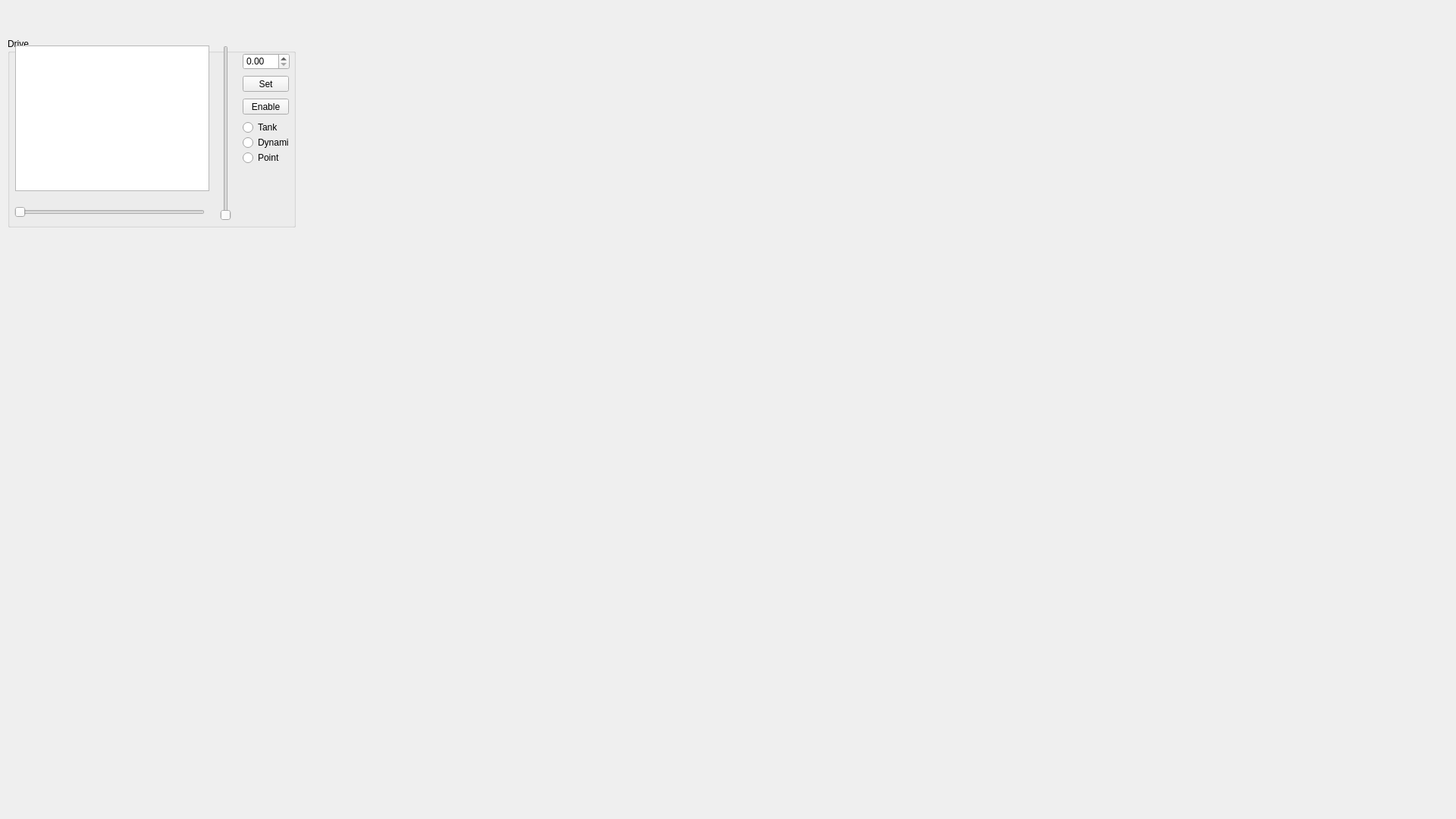
<?xml version="1.0" encoding="UTF-8"?>
<ui version="4.0">
 <class>MainWindow</class>
 <widget class="QMainWindow" name="MainWindow">
  <property name="geometry">
   <rect>
    <x>0</x>
    <y>0</y>
    <width>1920</width>
    <height>1080</height>
   </rect>
  </property>
  <property name="sizePolicy">
   <sizepolicy hsizetype="Minimum" vsizetype="Minimum">
    <horstretch>0</horstretch>
    <verstretch>0</verstretch>
   </sizepolicy>
  </property>
  <property name="minimumSize">
   <size>
    <width>1920</width>
    <height>1080</height>
   </size>
  </property>
  <property name="baseSize">
   <size>
    <width>1920</width>
    <height>1080</height>
   </size>
  </property>
  <property name="windowTitle">
   <string>MainWindow</string>
  </property>
  <widget class="QWidget" name="centralwidget">
   <widget class="QGroupBox" name="DriveSection">
    <property name="geometry">
     <rect>
      <x>10</x>
      <y>50</y>
      <width>380</width>
      <height>250</height>
     </rect>
    </property>
    <property name="sizePolicy">
     <sizepolicy hsizetype="Fixed" vsizetype="Fixed">
      <horstretch>0</horstretch>
      <verstretch>0</verstretch>
     </sizepolicy>
    </property>
    <property name="maximumSize">
     <size>
      <width>500</width>
      <height>250</height>
     </size>
    </property>
    <property name="acceptDrops">
     <bool>false</bool>
    </property>
    <property name="styleSheet">
     <string notr="true">border-color: rgb(85, 255, 255);</string>
    </property>
    <property name="title">
     <string>Drive</string>
    </property>
    <property name="flat">
     <bool>false</bool>
    </property>
    <property name="checkable">
     <bool>false</bool>
    </property>
    <property name="checked">
     <bool>false</bool>
    </property>
    <widget class="QGraphicsView" name="Display_Speed">
     <property name="geometry">
      <rect>
       <x>10</x>
       <y>10</y>
       <width>256</width>
       <height>192</height>
      </rect>
     </property>
    </widget>
    <widget class="QSlider" name="Axis_Drive_SteerSens">
     <property name="geometry">
      <rect>
       <x>9</x>
       <y>220</y>
       <width>251</width>
       <height>20</height>
      </rect>
     </property>
     <property name="orientation">
      <enum>Qt::Horizontal</enum>
     </property>
    </widget>
    <widget class="QSlider" name="Axis_Drive_ThrottleSens">
     <property name="geometry">
      <rect>
       <x>280</x>
       <y>10</y>
       <width>16</width>
       <height>231</height>
      </rect>
     </property>
     <property name="orientation">
      <enum>Qt::Vertical</enum>
     </property>
    </widget>
    <widget class="QDoubleSpinBox" name="Display_Cruise">
     <property name="geometry">
      <rect>
       <x>310</x>
       <y>20</y>
       <width>62</width>
       <height>22</height>
      </rect>
     </property>
    </widget>
    <widget class="QPushButton" name="Button_Cruise_Set">
     <property name="geometry">
      <rect>
       <x>310</x>
       <y>50</y>
       <width>61</width>
       <height>21</height>
      </rect>
     </property>
     <property name="text">
      <string>Set</string>
     </property>
    </widget>
    <widget class="QPushButton" name="Button_Cruise_Enable">
     <property name="geometry">
      <rect>
       <x>310</x>
       <y>80</y>
       <width>61</width>
       <height>21</height>
      </rect>
     </property>
     <property name="text">
      <string>Enable</string>
     </property>
    </widget>
    <widget class="QRadioButton" name="Toggle_Tank">
     <property name="geometry">
      <rect>
       <x>310</x>
       <y>110</y>
       <width>61</width>
       <height>16</height>
      </rect>
     </property>
     <property name="text">
      <string>Tank</string>
     </property>
    </widget>
    <widget class="QRadioButton" name="Toggle_Dynamic">
     <property name="geometry">
      <rect>
       <x>310</x>
       <y>130</y>
       <width>61</width>
       <height>16</height>
      </rect>
     </property>
     <property name="text">
      <string>Dynamic</string>
     </property>
    </widget>
    <widget class="QRadioButton" name="Toggle_Point">
     <property name="geometry">
      <rect>
       <x>310</x>
       <y>150</y>
       <width>61</width>
       <height>16</height>
      </rect>
     </property>
     <property name="text">
      <string>Point</string>
     </property>
    </widget>
   </widget>
  </widget>
 </widget>
 <resources/>
 <connections/>
</ui>
